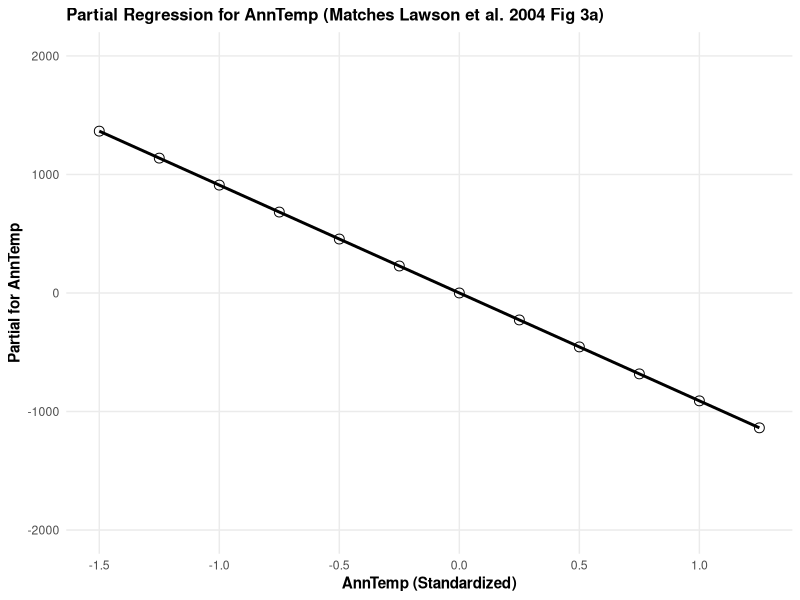

Write the R code that produced this figure.
# Lawson, P. W., Logerwell, E. A., Mantua, N. J., Francis, R. C., & Agostini, V. N. (2004). 
# Environmental factors influencing freshwater survival and smolt production in Pacific Northwest coho salmon (Oncorhynchus kisutch). 
# Canadian Journal of Fisheries and Aquatic Sciences, 61(3), 360–373.
# Lawson et al. 2004: Coho smolt production vs. annual air temp
# Table 2, Figure 3a


# Load necessary library for plotting
library(ggplot2)

# 1. Define ONLY the temperature coefficient from Lawson et al. 2004 (Table 2)
# We are ignoring the intercept and other variables to match the partial regression plot
coeff_temp <- -910.24

# 2. Generate the stressor values (x-axis)
# Annual temperature is a standardized z-score. We will span from -1.5 to +1.25 to match Fig 3a.
stressor_x <- seq(-1.5, 1.25, by = 0.25)

# Calculate the partial regression effect (y-axis)
response_y <- (coeff_temp * stressor_x)

# 3. Create a data frame
srf1_partial_data <- data.frame(
  curve.id = rep("Lawson2004_1_Partial", length(stressor_x)),
  stressor.label = rep("Annual_Air_Temperature", length(stressor_x)),
  stressor.x = stressor_x,
  units.x = rep("z-score", length(stressor_x)),
  response.label = rep("Partial_Effect_on_Smolts", length(stressor_x)),
  response.y = round(response_y, 2),
  units.y = rep("partial_contribution", length(stressor_x))
)

# Print the formatted data to the console 
print("Partial effect data formatted for the template:")
print(srf1_partial_data)

# 4. Generate the plot matching Figure 3a
srf1_partial_plot <- ggplot(srf1_partial_data, aes(x = stressor.x, y = response.y)) +
  geom_line(color = "black", size = 1) +
  geom_point(shape = 1, size = 3) + # Open circles to match the paper's style
  labs(
    title = "Partial Regression for AnnTemp (Matches Lawson et al. 2004 Fig 3a)",
    x = "AnnTemp (Standardized)",
    y = "Partial for AnnTemp"
  ) +
  scale_y_continuous(limits = c(-2000, 2000), breaks = seq(-2000, 2000, by = 1000)) +
  theme_minimal() +
  theme(
    plot.title = element_text(face = "bold", size = 12),
    axis.title = element_text(face = "bold"),
    panel.grid.minor = element_blank()
  )

# Display the plot
print(srf1_partial_plot)
